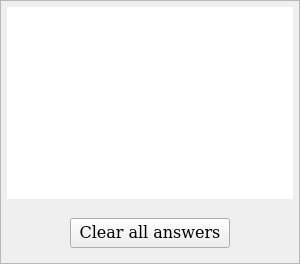
                          <widget class="QFrame" name="frame_70">
                           <property name="minimumSize">
                            <size>
                             <width>300</width>
                             <height>0</height>
                            </size>
                           </property>
                           <property name="maximumSize">
                            <size>
                             <width>300</width>
                             <height>16777215</height>
                            </size>
                           </property>
                           <property name="frameShape">
                            <enum>QFrame::Shape::StyledPanel</enum>
                           </property>
                           <property name="frameShadow">
                            <enum>QFrame::Shadow::Plain</enum>
                           </property>
                           <layout class="QVBoxLayout" name="verticalLayout_56">
                            <property name="spacing">
                             <number>10</number>
                            </property>
                            <property name="leftMargin">
                             <number>6</number>
                            </property>
                            <property name="topMargin">
                             <number>6</number>
                            </property>
                            <property name="rightMargin">
                             <number>6</number>
                            </property>
                            <property name="bottomMargin">
                             <number>6</number>
                            </property>
                            <item>
                             <widget class="QTreeView" name="wizard_treeView">
                              <property name="minimumSize">
                               <size>
                                <width>0</width>
                                <height>0</height>
                               </size>
                              </property>
                              <property name="maximumSize">
                               <size>
                                <width>16777215</width>
                                <height>16777215</height>
                               </size>
                              </property>
                              <property name="font">
                               <font>
                                <family>DejaVu Math TeX Gyre</family>
                                <pointsize>12</pointsize>
                               </font>
                              </property>
                              <property name="frameShape">
                               <enum>QFrame::Shape::NoFrame</enum>
                              </property>
                              <property name="editTriggers">
                               <set>QAbstractItemView::EditTrigger::DoubleClicked</set>
                              </property>
                              <property name="alternatingRowColors">
                               <bool>false</bool>
                              </property>
                              <property name="indentation">
                               <number>10</number>
                              </property>
                              <property name="headerHidden">
                               <bool>true</bool>
                              </property>
                             </widget>
                            </item>
                            <item alignment="Qt::AlignmentFlag::AlignHCenter">
                             <widget class="QFrame" name="frame_74">
                              <property name="frameShape">
                               <enum>QFrame::Shape::NoFrame</enum>
                              </property>
                              <property name="frameShadow">
                               <enum>QFrame::Shadow::Raised</enum>
                              </property>
                              <layout class="QHBoxLayout" name="horizontalLayout_43">
                               <item>
                                <widget class="QPushButton" name="wizard_clear_answers_bn">
                                 <property name="minimumSize">
                                  <size>
                                   <width>160</width>
                                   <height>30</height>
                                  </size>
                                 </property>
                                 <property name="font">
                                  <font>
                                   <family>DejaVu Math TeX Gyre</family>
                                   <pointsize>12</pointsize>
                                  </font>
                                 </property>
                                 <property name="text">
                                  <string>Clear all answers</string>
                                 </property>
                                </widget>
                               </item>
                              </layout>
                             </widget>
                            </item>
                           </layout>
                          </widget>
